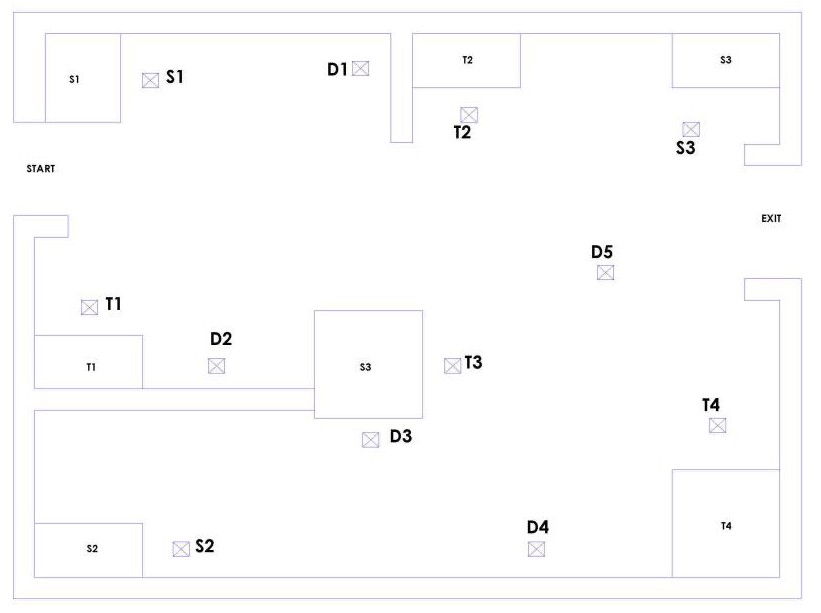
#> input picture IRA @work/Atwork-master/python/map.jpg, 821 x 613 px, given in place of the camera
$ python camera.py   (Python 2 division)   (older library calls are emulated)
#> lines starting #> are read from the running program, lines starting #| are printed output that depends on the picture; after the words box and inside, x2 and y2 are one past the last pixel; in counts of white or black regions, pixels touching at a corner belong together
import numpy as np
import cv2

class Camera:
    def __init__(self ,cam_num):
        global cap
        cap=cv2.VideoCapture(cam_num)
    def matchTemplate(self,frame):
        img_gray = cv2.cvtColor(frame, cv2.COLOR_BGR2GRAY)
        template = cv2.imread('obj.png',0)
        w, h = template.shape[::-1]
        res = cv2.matchTemplate(img_gray,template,cv2.TM_CCOEFF_NORMED)
        threshold = 0.7
        loc = np.where( res >= threshold)
        for pt in zip(*loc[::-1]):
            cv2.rectangle(frame, pt, (pt[0] + w, pt[1] + h), (0,0,255), 1)
        return frame
    def showObj(self):
        while(True):
            ret, frame = cap.read()
#> frame is the input picture: shape (613, 821, 3); mean B, G, R 252.4, 252.4, 252.5
            #frame = cv2.blur(frame,(10,10))
            if np.shape(frame) == ():
                print "Empty frame err!!!"
            else:
                gray = cv2.cvtColor(frame,cv2.COLOR_BGR2GRAY)
                gray = cv2.blur(gray,(10,10))
                ret,thresh = cv2.threshold(gray,110,255,cv2.THRESH_BINARY_INV)
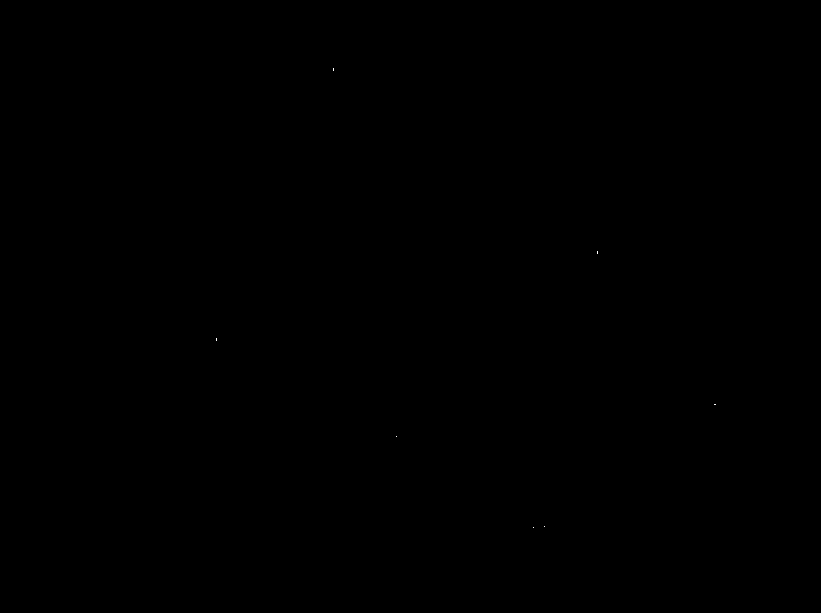
#> thresh: shape (613, 821); 0% white in thin lines or dots, all inside (x1, y1, x2, y2) = (216, 68, 716, 528)

                #Canny = cv2.Canny(thresh, 175, 175)
                image, contours, hierarchy = cv2.findContours(thresh,cv2.RETR_TREE,cv2.CHAIN_APPROX_SIMPLE)
#> contours = 7 contours, all with area under 20
                contours = sorted(contours, key=cv2.contourArea, reverse=True)
                frame2=frame.copy()
                for cnt in contours:
                    x,y,w,h = cv2.boundingRect(cnt) # offsets - with this you get 'mask'
                    thresh2=thresh.copy()
                    cv2.fillPoly(thresh2, pts =[cnt], color=(0,0,0))
                    count = cv2.countNonZero(thresh2[y:y+h,x:x+w])
                    cv2.imshow("obj",frame2[y:y+h,x:x+w])

                    if 50<cv2.contourArea(cnt)<30000 and (count<=5):
                        cv2.rectangle(frame2,(x,y),(x+w,y+h),(0,255,0),2)
                        cv2.drawContours(frame2,[cnt], 0, (0,255,0), 1)

                        center_x=x+(w/2)
                        center_y=y+(h/2)
                        # for i in range(len(cont)):
                        #     frame = cv2.line(frame, (cont[i][0][0],cont[i][0][1]), (x, y), (255,0,0))
                        frame2 = cv2.circle(frame2,(center_x,center_y), 5, (0,0,255), -1)
#> this loop made 7 passes
#> (cnt, x, y, w, h) on passes 4 to 7: ([[714, 404], [715, 404]], 714, 404, 2, 1), ([[216, 338], [216, 340]], 216, 338, 1, 3), ([[597, 251], [597, 253]], 597, 251, 1, 3), ([[333, 68], [333, 70]], 333, 68, 1, 3)
#> (x, y, w, h) on passes 1 to 3: (533, 527, 1, 1), (544, 526, 1, 1), (396, 436, 1, 1)
#> thresh2: shape (613, 821); 0% white in thin lines or dots, all inside (x1, y1, x2, y2) = (216, 251, 716, 528)

                cv2.imshow('threshold',thresh)
                #cv2.imshow('Canny',Canny)
                cv2.imshow('frame2',frame2 )
                #frame=self.matchTemplate(frame)
                #cv2.imshow('frame',frame)


                if cv2.waitKey(1) & 0xFF == ord('q'):
                    # print(contours)
#> (key q is pressed here)
                    break

        cap.release()
        cv2.destroyAllWindows()

#############################################
obj=Camera(2)
obj.showObj()
